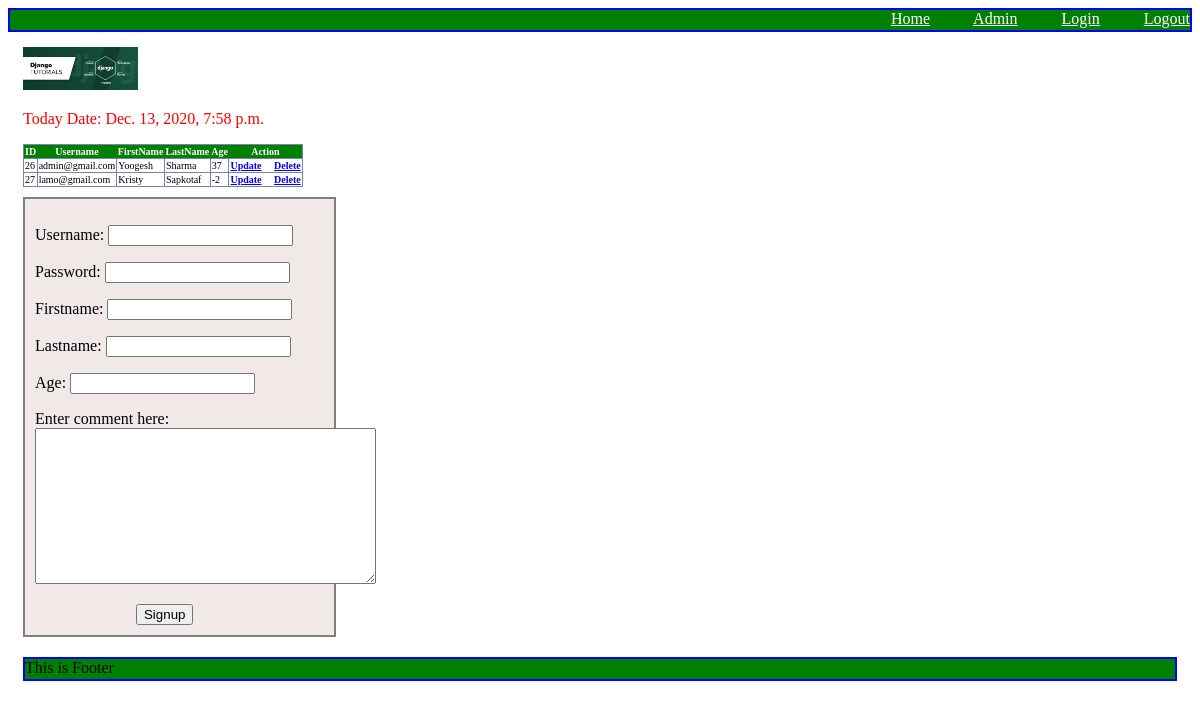
The app's page /twmprofile/profile/, older data.
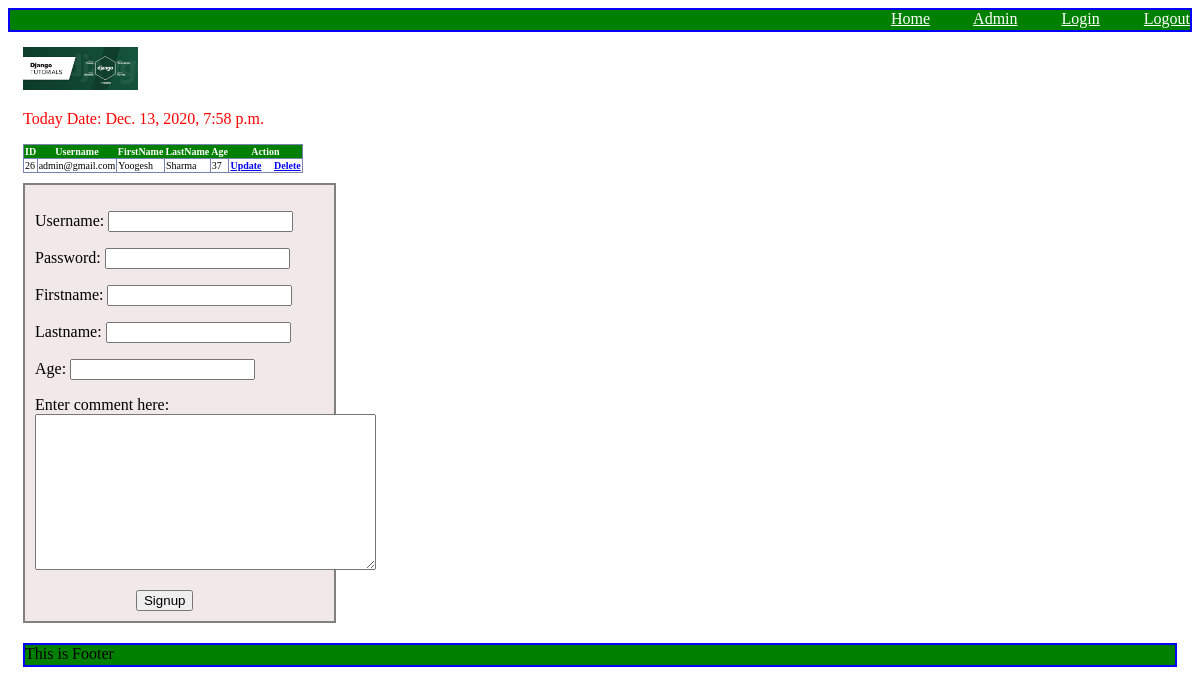
The same page, newer data.
### twmprofile/models.py (models this page shows)
class Profile(models.Model):
    username = models.CharField(max_length=30)
    password = models.CharField(max_length=30)
    firstName = models.CharField(max_length=30)
    lastName = models.CharField(max_length=30)
    age = models.IntegerField(default=18)

### twmprofile/views.py (the view)
# urls.py: path('profile/', views.getProfile),
def getProfile(request):
    profiles = Profile.objects.all()
    redirecturl = 'twmprofile/wish.html'
    ctx = ''
    if request.method == 'POST':
        form = forms.SignupRequest(request.POST)
        if form.is_valid():
            print("Form validation success. Going to save data into Database", form.cleaned_data)
            ctx = {'name': form.cleaned_data['firstName'], 'title': 'Thank You'}
            form.save(commit=True)
            form = forms.SignupRequest()
            redirecturl = 'twmprofile/thankyou.html'
        else:
            ctx = {'today': datetime.datetime.now(), 'profiles': profiles, 'form': form, 'title': 'Profile Information'}
            redirecturl = 'twmprofile/wish.html'
    elif request.method == 'GET':
        form = forms.SignupRequest()
        ctx = {'today': datetime.datetime.now(), 'profiles': profiles, 'form': form, 'title': 'Profile Information'}
        redirecturl = 'twmprofile/wish.html'
    response = render(request, redirecturl, ctx)
    response.set_cookie('count', int(request.COOKIES.get('count', 0)) + 1) # max_age is optonal
    return response

### twmprofile/forms.py (shortened to what this page needs)
class SignupRequest(forms.ModelForm):
    def custom_username_validator(value):
        if(not 'gmail' in value):
            raise forms.ValidationError('Email must be end with @gmail.com')
    username = forms.EmailField(validators=[custom_username_validator])
    password = forms.CharField()
    firstName = forms.CharField()
    lastName = forms.CharField()
    age = forms.IntegerField(required=False)
    comment = forms.CharField(required=False, label='Enter comment here', widget=forms.Textarea, validators=[validators.MaxLengthValidator(20)]) # emplicit validation
    bot_handler = forms.CharField(required=False, widget=forms.HiddenInput)
    class Meta:
        model = Profile
        fields = '__all__'

### templates/twmprofile/wish.html (shortened to what this page needs)
<!DOCTYPE html>
{% extends 'twmprofile/common/main.html'%}
{% load static %}
{% block body_part %}
<div style="margin: 15px;">
    <img class="sunny" src="{% static "image/django.png" %}"
</div>
<p class="yms">Today Date: {{today}}</p>
{% if profiles %}
<table>
    <thead>
    <th>ID</th>
    <th>Username</th>
    <th>FirstName</th>
    <th>LastName</th>
    <th>Age</th>
    <th>Action</th>
    </thead>
    {% for next in profiles %}
    <tr>
        <td>{{next.id}}</td>
        <td>{{next.username}}</td>
        <td>{{next.firstName}}</td>
        <td>{{next.lastName}}</td>
        <td>{{next.age}}</td>
        <td><a href="/twmprofile/updateProfile/{{next.id}}"><strong>Update</strong></a> &nbsp; &nbsp; <a href="/twmprofile/deleteProfile/{{next.id}}"><strong>Delete</strong></a></td>
    </tr>
    {% endfor %}
</table>
{% else %}
<p>No profiles found</p>
{% endif %}
<div class="yms_form">
    <form method="POST">
        {{form.as_p}}
        <input type="submit" value="Signup" class="yms_button"/>
    </form>
</div>
{% endblock %}

Row changes from the older to the newer data that the page shows:
removed Profile: id "27", username "lamo@gmail.com", firstName "Kristy", lastName "Sapkotaf", age "-2"
